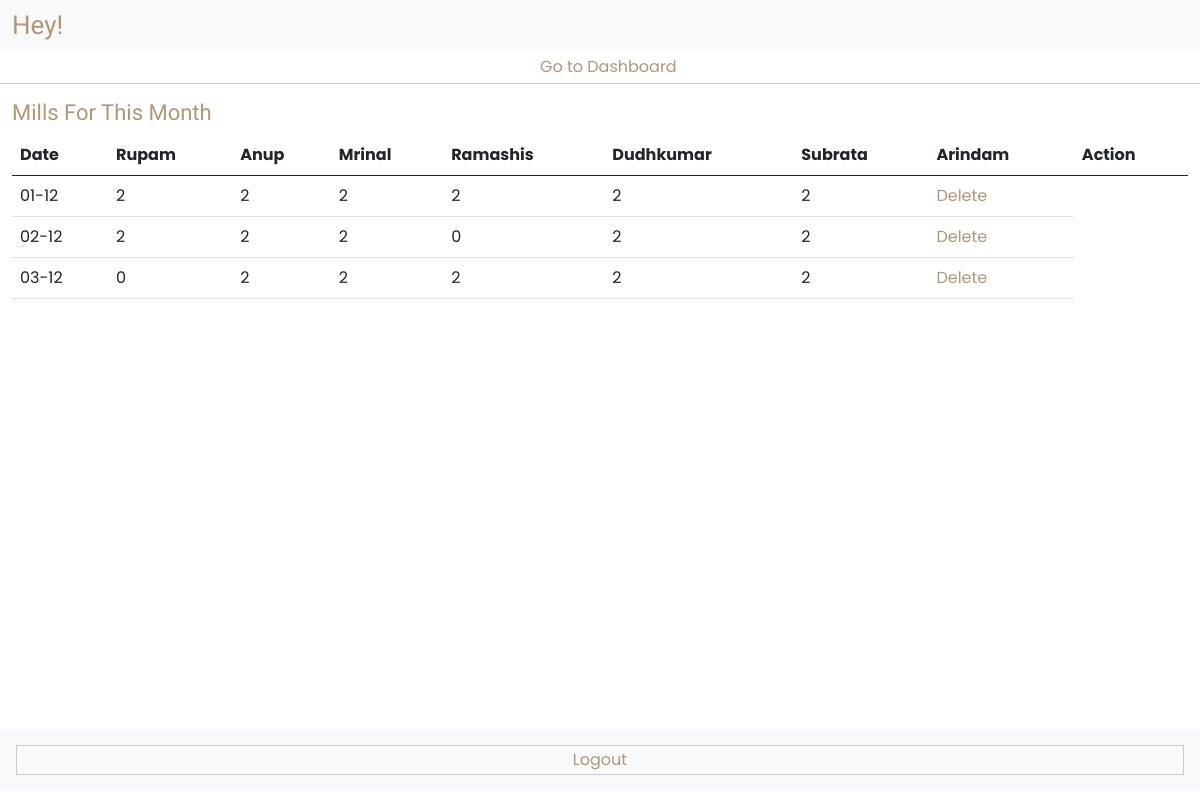
The page /mess/ on the database as committed earlier.
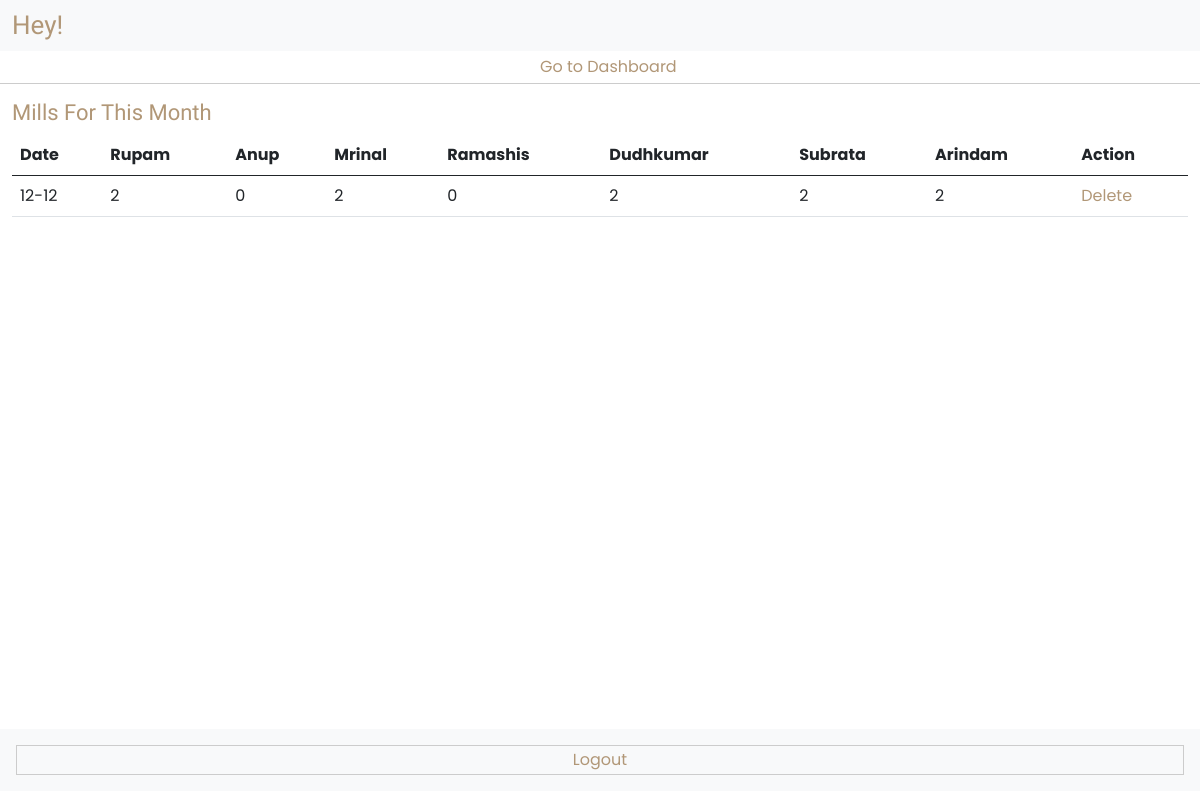
The same page on the database as committed later.
### account/models.py (models this page shows, shortened)
class User(AbstractUser):
    objects = UserManager()

### mess/models.py (models this page shows, shortened)
class Mill(models.Model):
    date = models.DateField(unique=True)
    mill = models.CharField(max_length=255)
    user = models.ForeignKey(User, on_delete=models.CASCADE)
    amount = models.IntegerField(default=0)

### mess/views.py (the view)
# urls.py: path('', views.Mills, name='mills'),
def Mills(request):
    users = User.objects.filter(is_active=True)
    mills = Mill.objects.filter(date__month=current_month, date__year=current_year)
    data = {
        'users' : users,
        'mills' : mills
    }
    return render(request, 'mess/mills.html', data)

### mess/templatetags/custom_tags.py (called while the page is built)
@register.filter
def GetDataType(value):
    new_dit = eval(value)
    return new_dit.values()

### templates/mess/mills.html (shortened to what this page needs)
{% extends 'mess/mess-base.html' %}
{% load custom_tags %}
{% block 'content' %}
    <div class="container-fluid bb py-1">
        <a href="{% url 'dashboard' %}" class="back-btn"><i class="fa-light fa-arrow-left-long"></i> Go to Dashboard</a>
    </div>
    <div class="container dashboard-cont py-3">
        <h4>Mills For This Month </h4>
        <div class="table-responsive">
            <table class="table">
                <thead>
                    <tr>
                        <th>Date</th>
                        {% for user in users %}
                            <th>{{ user.first_name }}</th>
                        {% endfor %}
                        <th>Action</th>
                    </tr>
                </thead>
                <tbody>
                    {% for mill in mills %}
                        <tr>
                            <td>{{ mill.date|date:'d-m' }}</td>
                            {% for value in mill.mill|GetDataType %}
                                <td>{{value}}</td>
                            {% endfor %}
                            <td><a href="{% url 'mill-delete' mill.id %}">Delete</a></td>
                        </tr>
                    {% endfor %}
                </tbody>
            </table>
        </div>
    </div>
{% endblock 'content' %}

Rows that differ between the two databases and show on the page:
removed Mill: date "01-12", mill "2" "2" "2" "2" "2" "2"
removed Mill: date "02-12", mill "2" "2" "2" "0" "2" "2"
removed Mill: date "03-12", mill "0" "2" "2" "2" "2" "2"
added Mill: date "12-12", mill "2" "0" "2" "0" "2" "2" "2"
